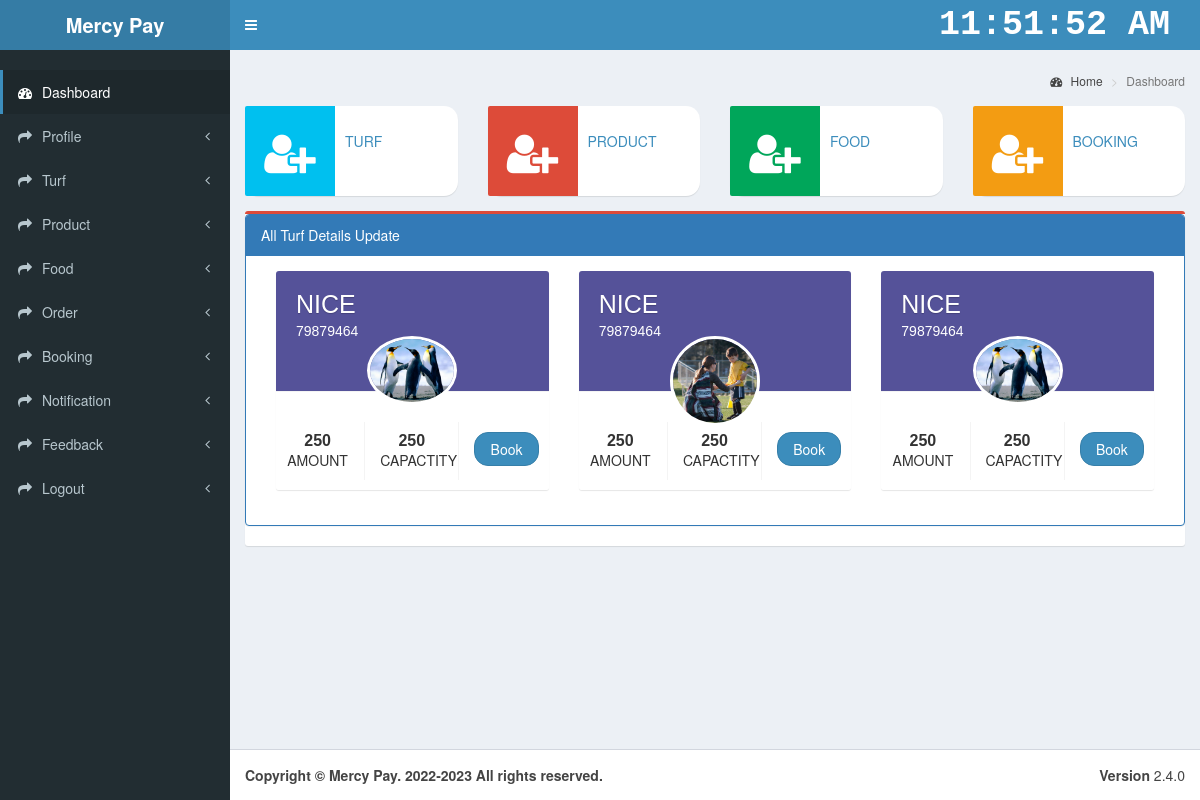
/apps/user/turf_search.php (signed in), run on the app's committed database.
### tables this page shows
CREATE TABLE IF NOT EXISTS `turf_register` (
  `turfrid` int(11) NOT NULL AUTO_INCREMENT,
  `Log_Id` varchar(200) NOT NULL,
  `name` varchar(200) NOT NULL,
  `licenno` text NOT NULL,
  `cntno` varchar(200) NOT NULL,
  `location` varchar(200) NOT NULL,
  `addr` varchar(200) NOT NULL,
  `capcty` text NOT NULL,
  `amnt` varchar(200) NOT NULL,
  `edate` date NOT NULL,
  `photo` text NOT NULL,
  `desp` text,
  PRIMARY KEY (`turfrid`)
);

### apps/user/turf_search.php (the view, shortened to what this page needs)
<?php
	include('../connect/db.php');
?>
<!DOCTYPE html>
<html>
<head>
    <?php
		include('include/css.php');
  	?>
</head>
<body class="hold-transition skin-blue sidebar-mini">
	<div class="wrapper">
		<header class="main-header">
			<?php
				include("include/header.php");
			?>
		</header>
		<aside class="main-sidebar">
			<?php
				include("include/leftmenu.php");
			?>
		</aside>
		<div class="content-wrapper">
			<?php
				include("include/topmenu.php");
			?>
		</div>
      <div class="row">
        <div class="">
          <div class="">
            <div class="col-xs-12">
              <div class="box box-danger">
                <div class="box-body no-padding">
                	<div class="panel panel-primary">
                        <div class="panel-heading">
                        	All Turf Details Update
                        </div>
                        <div class="panel-body">
                       <?php
                        $result = $db->prepare("select * from turf_register");
                        $result->execute();
                        for($i=0; $rows = $result->fetch(); $i++)
                        {
							$turfrid = $rows['turfrid'];
							?>
                           <div class="col-md-4">
                              <div class="box box-widget widget-user">
                                <div class="widget-user-header bg-purple-active">
                                  <h3 class="widget-user-username"><?php echo $rows['name'];?></h3>
                                  <h5 class="widget-user-desc"><?php echo $rows['licenno'];?></h5>
                                </div>
                                <div class="widget-user-image">
                                  <img class="img-circle" src="../photo/<?php echo $rows['photo'];?>" alt="User Avatar">
                                </div>
                                <div class="box-footer">
                                  <div class="row">
                                    <div class="col-sm-4 border-right">
                                      <div class="description-block">
                                        <h5 class="description-header"><?php echo $rows['amnt'];?></h5>
                                        <span class="description-text">AMOUNT</span>
                                      </div>
                                    </div>
                                    <div class="col-sm-4 border-right">
                                      <div class="description-block">
                                        <h5 class="description-header"><?php echo $rows['capcty'];?></h5>
                                        <span class="description-text">CAPACTITY</span>
                                      </div>
                                    </div>
                                    <div class="col-sm-4">
                                      <div class="description-block">
                                      <a href="turf_search_book.php<?php echo '?turfrid='.$turfrid; ?>" class="btn btn-block btn-primary">Book</a>
                                      </div>
                                    </div>
                                  </div>
                                </div>
                              </div>
                            </div>
                          <?php }?>
                        </div>
					</div>
                </div>
              </div>
            </div>
          </div>
        </div>
      </div>
    </section>
  </div>
		<?php
  			include("include/footer.php");
		?>
	</div>
</body>
</html>

### data on the page
turf_register: name "NICE", licenno "79879464", photo (picture), amnt "250", capcty "250"
turf_register: name "NICE", licenno "79879464", photo (picture), amnt "250", capcty "250"
turf_register: name "NICE", licenno "79879464", photo (picture), amnt "250", capcty "250"
